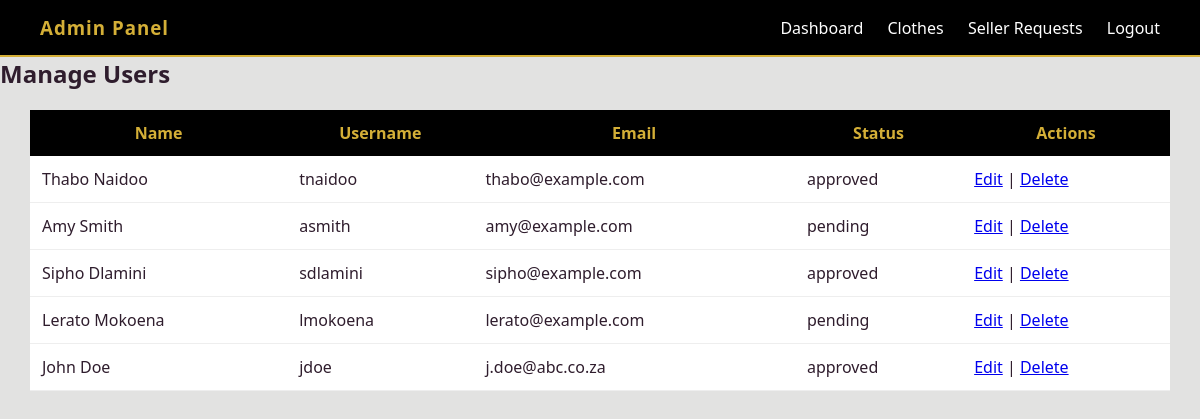
The page /admin/manageUsers.php (signed in) on the database its author committed.
### tables this page shows
CREATE TABLE tblUser (
    user_id INT AUTO_INCREMENT PRIMARY KEY,
    fname VARCHAR(50),
    lname VARCHAR(50),
    username VARCHAR(50),
    email VARCHAR(100),
    password VARCHAR(255),
    address VARCHAR(255),
    status VARCHAR(20)
);

### admin/manageUsers.php (the view, shortened to what this page needs)
<?php
include("../config/DBConn.php");
$users = $conn->query("SELECT * FROM tblUser ORDER BY user_id DESC");
?>
<link rel="stylesheet" href="../assets/styles.css">
<div class="navbar">
    <h3>Admin Panel</h3>
    <div>
        <a href="dashboard.php">Dashboard</a>
        <a href="manageClothes.php">Clothes</a>
        <a href="sellRequests.php">Seller Requests</a>
        <a href="../auth/logout.php">Logout</a>
    </div>
</div>
<h2 class="section-title">Manage Users</h2>
<table>
    <tr>
        <th>Name</th>
        <th>Username</th>
        <th>Email</th>
        <th>Status</th>
        <th>Actions</th>
    </tr>
    <?php while ($row = $users->fetch_assoc()) { ?>
        <tr>
            <td><?php echo htmlspecialchars($row['fname'] . " " . $row['lname']); ?></td>
            <td><?php echo htmlspecialchars($row['username']); ?></td>
            <td><?php echo htmlspecialchars($row['email']); ?></td>
            <td><?php echo htmlspecialchars($row['status']); ?></td>
            <td>
                <a href="manageUsers.php?edit=<?php echo $row['user_id']; ?>">Edit</a>
                |
                <a href="manageUsers.php?delete=<?php echo $row['user_id']; ?>">Delete</a>
            </td>
        </tr>
    <?php } ?>
</table>

### assets/styles.css (style rules this page uses)
* { margin: 0; padding: 0; box-sizing: border-box; font-family: 'Segoe UI', sans-serif; }
.navbar { background: #000; color: #fff; padding: 15px 40px; display: flex; justify-content: space-between; align-items: center; border-bottom: 2px solid #d4af37; }
.navbar h3 { color: #d4af37; letter-spacing: 1px; }
.navbar a { color: white; text-decoration: none; margin-left: 20px; transition: 0.3s; }
table { width: 95%; margin: 20px auto; border-collapse: collapse; background: white; }
table th { background: #000; color: #d4af37; padding: 12px; }
table td { padding: 12px; border-bottom: 1px solid #eee; }

### rows shown on the page
tbluser: fname+lname "Thabo Naidoo", username "tnaidoo", email "thabo@example.com", status "approved"
tbluser: fname+lname "Amy Smith", username "asmith", email "amy@example.com", status "pending"
tbluser: fname+lname "Sipho Dlamini", username "sdlamini", email "sipho@example.com", status "approved"
tbluser: fname+lname "Lerato Mokoena", username "lmokoena", email "lerato@example.com", status "pending"
tbluser: fname+lname "John Doe", username "jdoe", email "j.doe@abc.co.za", status "approved"
